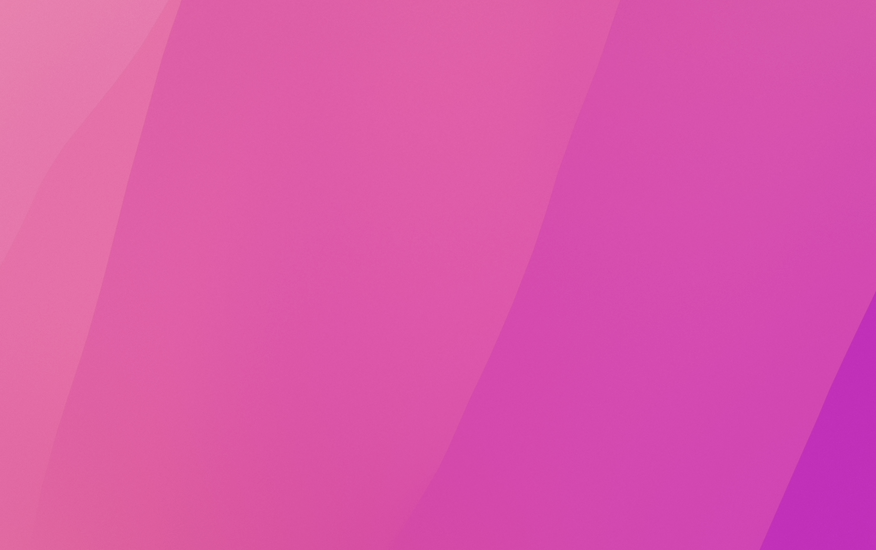
#> input picture blank.jpg, 876 x 550 px; its folder holds 4 pictures in this run
$ python -i patient_gui.py   (imports and definitions only)
#> lines starting #> are read from the running program, lines starting #| are printed output that depends on the picture
# patient side GUI
from distutils.log import error
from ftplib import error_temp
import tkinter as tk
from tkinter import ttk
from tkinter import filedialog

from PIL import Image, ImageTk
from ecg import calc_hr
import pandas as pd
import matplotlib.pyplot as plt
from gui_client import *

bpm = 'N/A'
ecg_filename = 'N/A'
med_filename = 'N/A'
ecg_is_uploaded = True
med_img_is_uploaded = True


# need test
# [60 lines left out: functions create_info_dict, verify_GUI_input, not called in this run]


def main_window():

    """Creates and runs a GUI for the patient portal

    This function creates a window that allows a user to enter patient
    information for eventual upload to a patient database server.
    Patient info includes patient name, patient id number, ECG, heart
    rate, and medical image.
    """

    # [156 lines left out: functions cancel_cmd, clear_cmd, upload_cmd, image_cmd, ECG_cmd, read_ECG and 2 more, not called in this run]

    # initialize window
    root = tk.Tk()
    root.title("Patient Portal")
    root.geometry("900x350")

    # Patient Name Entry
    ttk.Label(root, text="Name:").grid(column=0, row=1, sticky=tk.E)
    name_entry = tk.StringVar()
    name_input = ttk.Entry(root, width=20, textvariable=name_entry)
    name_input.grid(column=1, row=1, sticky=tk.W)

    # Patient Medical Record Number Entry
    mrn_label = ttk.Label(root, text="Medical Record Number:")
    mrn_label.grid(column=0, row=2, sticky=tk.E)
    id_entry = tk.StringVar()
    id_input = ttk.Entry(root, width=20, textvariable=id_entry)
    id_input.grid(column=1, row=2, sticky=tk.W)

    # Status label
    status_label = ttk.Label(root, text="Enter Patient Info")
    status_label.grid(column=0, row=3, columnspan=4)

    # Heartrate label
    hr_label = ttk.Label(root, text="Patient heart rate (bpm): ")

    # medical image initialize
    pil_image_raw = Image.open("blank.jpg")
#> pil_image_raw is the input picture: PIL image 876x550 RGBA; mean R, G, B, A 218.4, 87.1, 170.4, 255
    pil_image = pil_image_raw.resize((200, 150))
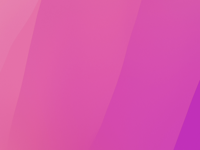
#> pil_image: PIL image 200x150 RGBA; mean R, G, B, A 218.4, 87.1, 170.4, 255
    blank_image = ImageTk.PhotoImage(pil_image)
    medical_label = ttk.Label(root, image=blank_image)
    medical_label.grid(column=4, row=0, rowspan=10)

    # Ecg image initialize
    ecg_label = ttk.Label(root, image=blank_image)
    ecg_label.grid(column=4, row=10, rowspan=10)

    # Buttons
    ttk.Button(root, text="Select medical image...", command=image_cmd).grid(
        column=3, row=1)
    ttk.Button(root, text="Select ECG file to analyze...",
               command=ECG_cmd).grid(column=3, row=10)
    ttk.Button(root, text="Upload", command=upload_cmd).grid(column=1, row=20)
    ttk.Button(root, text="Clear All",
               command=clear_cmd).grid(column=4, row=20)
    ttk.Button(root, text="Exit Program", command=cancel_cmd).grid(
        column=3, row=20)

    root.mainloop()


# [2 lines not run here, left out]

>>> result = main_window()
